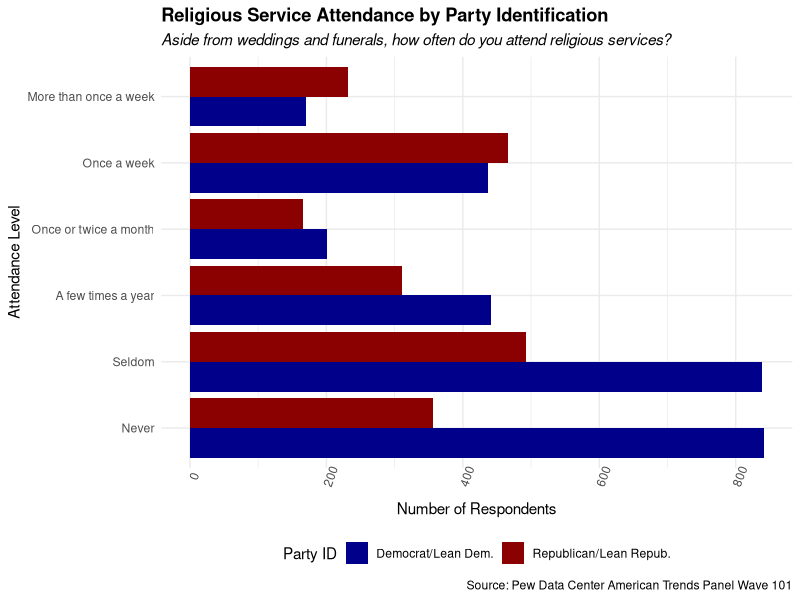
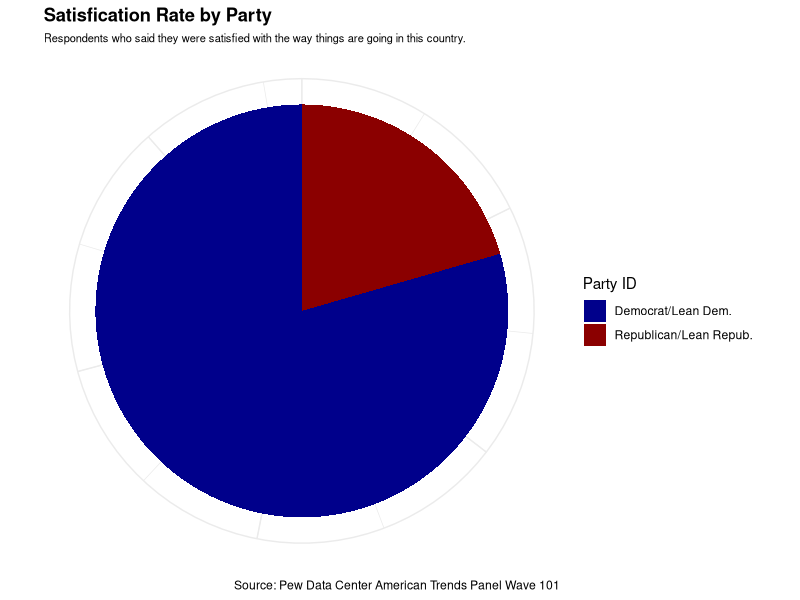
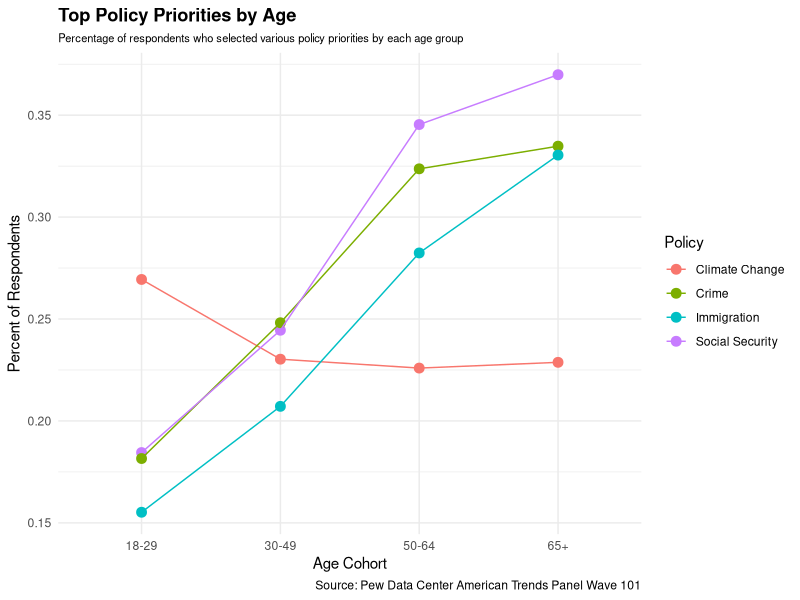
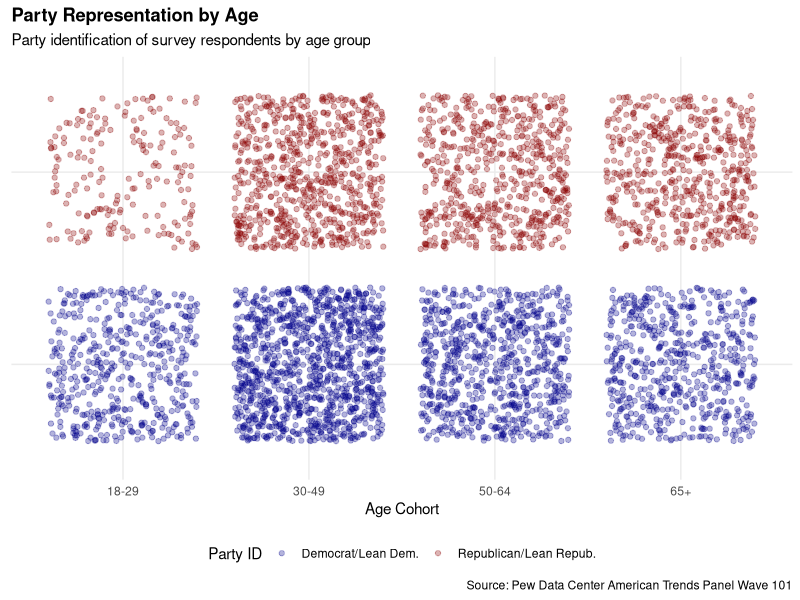

The R source for these figures, in order:
## ---- chunk 1
#| echo: false
#| message: false
 
library (tidyverse)
library (haven)

data <- read_sav("data/ATP_W101.sav")

## ---- chunk 2
#| code-fold: true
#| code-summary: "Show data cleaning code"
#| message: false

# create data for first chart
chart1data <- data %>%
  filter(F_PARTYSUM_FINAL == 1 | F_PARTYSUM_FINAL == 2 ) %>%
  mutate(parties = case_when(F_PARTYSUM_FINAL == 1 ~"Republican/Lean Repub.", 
                             F_PARTYSUM_FINAL == 2 ~ "Democrat/Lean Dem.", 
                             TRUE~NA_character_)) %>%
  mutate(religiousactivity = case_when(F_ATTEND ==1 ~ "More than once a week", 
                                       F_ATTEND == 2 ~ "Once a week", 
                                       F_ATTEND == 3 ~ "Once or twice a month", 
                                       F_ATTEND ==4 ~ "A few times a year", 
                                       F_ATTEND ==5 ~ "Seldom", 
                                       F_ATTEND ==6 ~ "Never", 
                                       TRUE~NA_character_ ))

# create levels for religious activity variable
rel_levels = c("Never", "Seldom", "A few times a year", "Once or twice a month", "Once a week", "More than once a week")  

# factor the religious activity variable
chart1data <- chart1data %>% 
  mutate(religiousactivity = factor(religiousactivity, levels = rel_levels))
## ---- chunk 3
#| code-fold: true
#| code-summary: "Show code for chart"
#| message: false

chart1 <- chart1data %>% 
  filter(!is.na(religiousactivity)) %>%
  ggplot(aes(religiousactivity, fill=parties)) +
  geom_bar(position = "dodge") +
  scale_fill_manual(values = c("darkblue", "darkred")) +
  coord_flip() +
  theme_minimal() +
  labs(
    title = "Religious Service Attendance by Party Identification",
    subtitle = "Aside from weddings and funerals, how often do you attend religious services?",
    x = "Attendance Level",
    y = "Number of Respondents",
    caption = "Source: Pew Data Center American Trends Panel Wave 101",
    fill = "Party ID"
  ) +
  theme(
    axis.text.x = element_text(angle = 70), 
    legend.position = "bottom",
    plot.title = element_text(face = "bold"),
    plot.subtitle = element_text(face = "italic")
  )

chart1
## ---- chunk 4
#| code-fold: true
#| code-summary: "Show data cleaning code"
#| message: false

chart2data <- chart1data %>%
  filter(SATIS_W101 != 99) %>%
  mutate(satisfied = ifelse(SATIS_W101==1, 1, 0)) %>%
  mutate(notsatisfied = ifelse(SATIS_W101==2, 1, 0)) %>%
  group_by(parties) %>%
  summarize(satisfied = sum(satisfied), notsatisfied = sum(notsatisfied))

## ---- chunk 5
#| code-fold: true
#| code-summary: "Show code for chart"
#| message: false

chart2 <- chart2data %>%
  ggplot(aes (x = "", y = satisfied, fill=parties)) +
  geom_col() +
  coord_polar("y", start=0) +
  scale_fill_manual(values = c("darkblue", "darkred")) +
  theme_minimal() +
  theme(
    axis.text = element_blank(),
    axis.ticks = element_blank(), 
    axis.title = element_blank(),
    axis.line = element_blank(),
    plot.subtitle = element_text(size = 8),
    plot.title = element_text(face = "bold"),
  ) + 
  labs(
    title = "Satisfication Rate by Party",
    subtitle = "Respondents who said they were satisfied with the way things are going in this country.",
    caption = "Source: Pew Data Center American Trends Panel Wave 101",
    fill = "Party ID")

chart2
  
## ---- chunk 6
#| code-fold: true
#| code-summary: "Show data cleaning code"
#| message: false

chart3data <- data %>%
  filter(F_AGECAT != 99) %>%
  mutate(age = case_when(F_AGECAT ==1 ~"18-29", 
                         F_AGECAT==2 ~ "30-49", 
                         F_AGECAT==3 ~ "50-64", 
                         F_AGECAT ==4 ~ "65+", 
                         TRUE~NA_character_ )) %>%
  group_by(age) %>%
  summarize(ss = sum(PRIPRES_SC_W101==1, na.rm = TRUE),
            climate = sum(PRIPRES_GCC_W101==1, na.rm = TRUE), 
            crime = sum(PRIPRES_CRI_W101==1, na.rm = TRUE), 
            immigration = sum(PRIPRES_IMM_W101==1, na.rm = TRUE)) %>%
  pivot_longer(cols = 2:5, names_to = "Policy", values_to = "count")

ages <- data %>% 
  filter(F_AGECAT != 99) %>%
  mutate(age = case_when(F_AGECAT ==1 ~"18-29", 
                         F_AGECAT==2 ~ "30-49", 
                         F_AGECAT==3 ~ "50-64", 
                         F_AGECAT ==4 ~ "65+", 
                         TRUE~NA_character_ )) %>% 
  group_by(age) %>% 
  summarize(total = n())

chart3data2 <- chart3data %>% 
  left_join(ages, by = "age") %>% 
  mutate(percent = count/total)

## ---- chunk 7
#| code-fold: true
#| code-summary: "Show graph code"
#| message: false

chart3 <- chart3data2 %>%
  ggplot(aes(age, percent, color = Policy)) +
  geom_point(size = 3) +
  geom_line(aes(group = Policy)) + 
  theme_minimal() +
  scale_color_discrete(labels = c("Climate Change", "Crime", "Immigration", "Social Security"))+
  labs(
    title = "Top Policy Priorities by Age",
    subtitle = "Percentage of respondents who selected various policy priorities by each age group",
    x = "Age Cohort",
    y = "Percent of Respondents",
    caption = "Source: Pew Data Center American Trends Panel Wave 101"
  ) +
  theme(
    plot.title = element_text(face = "bold"),
    plot.subtitle = element_text(size = 8)
  )

chart3  

## ---- chunk 8
#| code-fold: true
#| code-summary: "Show cleaning code"
#| message: false

chart4data <- data %>%
  filter(F_AGECAT != 99) %>%
  mutate(age = case_when(F_AGECAT ==1 ~"18-29", 
                         F_AGECAT==2 ~ "30-49", 
                         F_AGECAT==3 ~ "50-64", 
                         F_AGECAT ==4 ~ "65+", TRUE~NA_character_ )) %>%
  filter(F_PARTYSUM_FINAL == 1 | F_PARTYSUM_FINAL == 2 ) %>%
  mutate(parties = case_when(F_PARTYSUM_FINAL == 1 ~"Republican/Lean Repub.", 
                             F_PARTYSUM_FINAL == 2 ~ "Democrat/Lean Dem.", 
                             TRUE~NA_character_)) 

## ---- chunk 9
#| code-fold: true
#| code-summary: "Show graph code"
#| message: false

chart4 <- chart4data %>%
  ggplot (aes(age, parties, color = parties)) +
  geom_jitter(alpha=0.3) +
  scale_color_manual(values = c("darkblue", "darkred")) +
  theme_minimal()+
  theme (axis.text.y = element_blank(), 
         legend.position = "bottom",
         plot.title = element_text(face = "bold"),
         axis.title.y = element_blank()) +
  labs(
    title = "Party Representation by Age",
    subtitle = "Party identification of survey respondents by age group",
    x = "Age Cohort",
    caption = "Source: Pew Data Center American Trends Panel Wave 101",
    color = "Party ID"
    )

chart4
